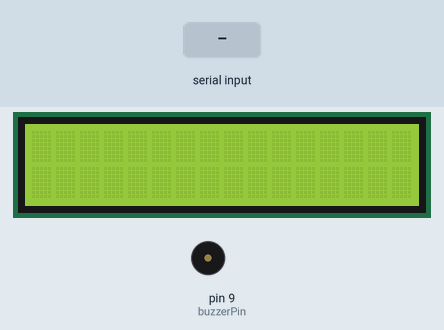
Simulated run of this sketch. Board: Arduino Uno, built with avr-gcc and run on an emulated ATmega328P. Shown: 16×2 character LCD, buzzer (waves = sounding, pin HIGH). Inputs (shaded band) come from the test bench. What the sketch prints to the serial monitor is not drawn.

Above: at 1.2 s.
1.3 s: "ALARM" received over Serial
At 3.1 s:
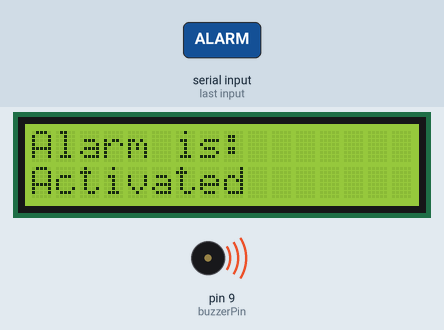
At 8.1 s:
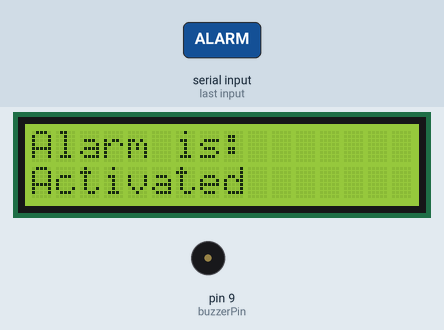
Timing chart, 0 to 9.6 s (numbered marks = the images above; inputs shaded):
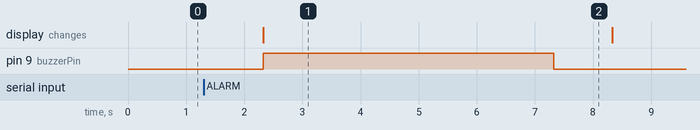

The sketch:

TBA_NI_BRI_FINAL_GUI_WALA_STANDALONE.ino
```cpp
#include <Wire.h>
#include <LiquidCrystal_I2C.h>
LiquidCrystal_I2C lcd(0x27, 16, 2);

const int buzzerPin = 9;

void setup() {
  lcd.init();
  lcd.backlight();
  pinMode(9, OUTPUT);
  Serial.begin(9600);
}

void loop() {
  if (Serial.available() > 0) {
    // Read the incoming string
    String incomingString = Serial.readString();
    Serial.print("Received string: ");
    Serial.println(incomingString);

    if (incomingString.indexOf("ALARM") >= 0) {
      // Display "Alarm is activated" on the LCD
      lcd.clear();
      lcd.setCursor(0, 0);
      lcd.print("Alarm is: ");
      lcd.setCursor(0, 1);
      lcd.print("Activated");

      Serial.println("Alarm is activated");

      // Activate the buzzer
      digitalWrite(9, HIGH);
      delay(5000); // Buzzer on for 5 seconds
      digitalWrite(9, LOW);

      // Clear the LCD after the alarm
      delay(1000);
      lcd.clear();
    }
  }
}
```

Measured:
- after the input at 1.3 s, pin 9 (buzzerPin): LOW → HIGH after 1.0 s, → LOW 5.0 s later; the display: changes after 1.0 s (image 1)
- what the display in image 1 shows lasts 6.0 s, from 2.3 s to 8.3 s
